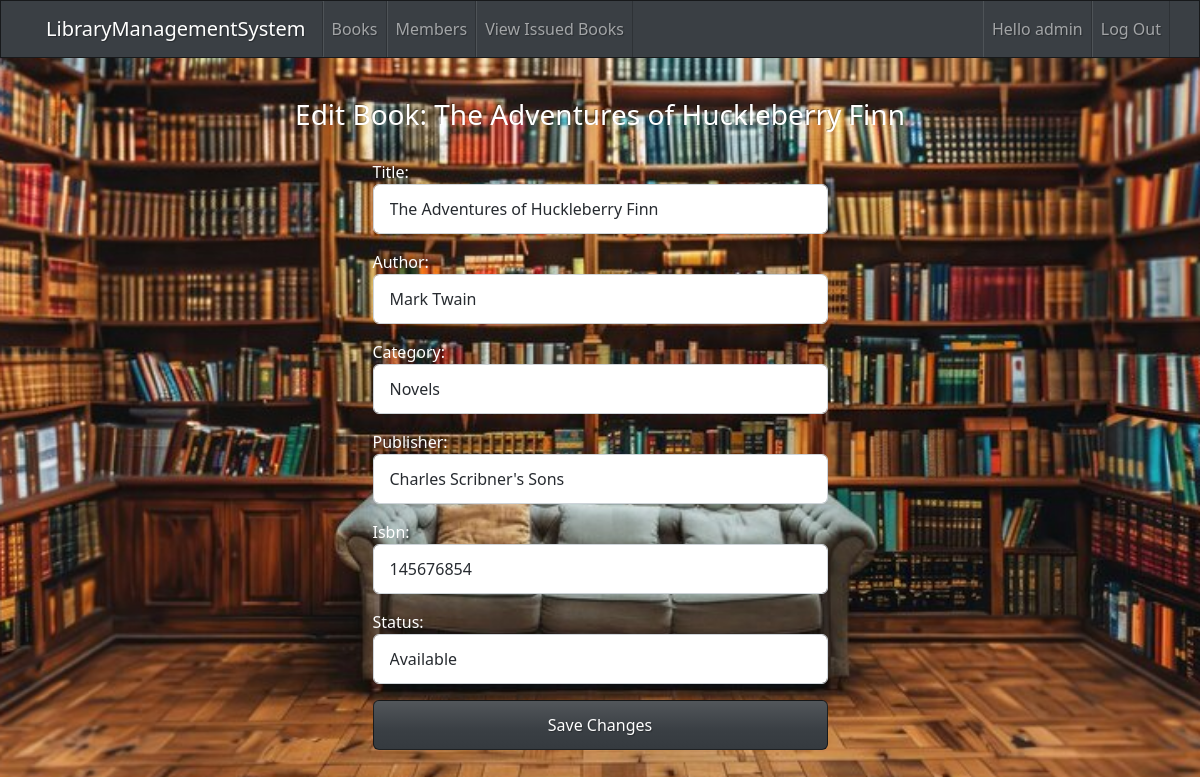
The app's page /library/books/edit/6/ (signed in) with its own data.
### library/models.py (models this page shows, shortened)
class Member(AbstractUser):
    STATUS_CHOICES = [
        ('active', 'Active'),
        ('closed', 'Closed'),
        ('blacklist', 'Blacklist'),
    ]
    USER = [
        ('librarian', 'Librarian'),
        ('student', 'Student'),
    ]
    user_type = models.CharField(choices=USER, max_length=50, default='student')
    membership_date = models.DateTimeField(auto_now_add=True)
    membership_status = models.CharField(max_length=20, choices=STATUS_CHOICES, default='active')

class Book(models.Model):
    STATUS = [
        ('available', 'Available'),
        ('loaned', 'Loaned'),
        ('lost', 'Lost'),
    ]
    title = models.CharField(max_length=200)
    author = models.ForeignKey(Author, on_delete=models.CASCADE)
    category = models.ForeignKey(Category, on_delete=models.CASCADE)
    publisher = models.CharField(max_length=200)
    isbn = models.CharField(max_length=13, unique=True)
    status = models.CharField(max_length=50, choices=STATUS, default='available')
    add_date = models.DateTimeField(auto_now_add=True)

### library/decorators.py (the view)
    def _wrapped_view_func(request, *args, **kwargs):
        if request.user.user_type == 'librarian' or request.user.is_staff:
            return view_func(request, *args, **kwargs)
        else:
            raise PermissionDenied

### library/forms.py
class BookForm(forms.ModelForm):
    class Meta:
        model = Book
        fields = '__all__'
        from django import forms

### library/models.py (called while the page is built)
    def __str__(self):
        return f'{self.first_name} {self.last_name}'

    def __str__(self):
        return self.category_name

### library/views.py (called while the page is built)
@login_required
@librarian_or_admin_required
def edit_book_view(request, pk):
    book = Book.objects.get(pk=pk)
    if request.method == 'POST':
        form = BookForm(request.POST, instance=book)
        if form.is_valid():
            form.save()
            messages.success(request, 'Book updated successfully!')
            return redirect('books')
    form = BookForm(instance=book)
    context = {
        'form': form,
        'book': book
    }
    return render(request, 'edit_book.html', context)

### library/templates/edit_book.html (shortened to what this page needs)
{% extends 'base.html' %}
{% block content %}
<div class="container h-100 d-flex flex-column align-items-center justify-content-center mt-5">
    <h3 class="mb-4 text-center">Edit Book: {{ book.title }}</h3>
    <form method="POST" class="col-5 mt-1">
        {{ form.as_p }}
        <button type="submit" class="btn btn-primary w-100">Save Changes</button>
    </form>
</div>
{% endblock content %}

### library/templates/nav.html (shortened to what this page needs)
<div class="navbar navbar-expand-lg fixed-top navbar-dark bg-primary">
    <div class="container">
      <span class="navbar-brand">LibraryManagementSystem</span>
      <div class="collapse navbar-collapse" id="navbarResponsive">
        {% if request.user.is_staff or request.user.user_type == 'librarian' %}
        <ul class="navbar-nav">
            <li class="nav-item">
              <a class="nav-link" href="{% url 'books' %}"
                >Books
              </a>
            </li>
            <li class="nav-item">
              <a class="nav-link" href="{% url 'members' %}">Members</a>
            </li>
            <li class="nav-item">
              <a class="nav-link" href="{% url 'issue_book_view' %}">View Issued Books</a>
            </li>
        </ul>
        <ul class="navbar-nav ms-md-auto">
          <li class="nav-item">
            <span class="nav-link">Hello {{request.user.username}}</span>
          </li>
          <li class="nav-item">
            <a class="nav-link" href="{% url 'logout' %}">Log Out</a>
          </li>
        </ul>
        {% else %}
        <ul class="navbar-nav ms-md-auto">
            <li class="nav-item">
                <a class="nav-link" href="{% url 'login' %}">Login/Sign Up</a>
            </li>
        </ul>
        {% endif %}
      </div>
    </div>
  </div>

### records on screen
Member: user.username "admin"
Book: title "The Adventures of Huckleberry Finn", author "Mark Twain", category "Novels", publisher "Charles Scribner's Sons", isbn "145676854", status "Available"
